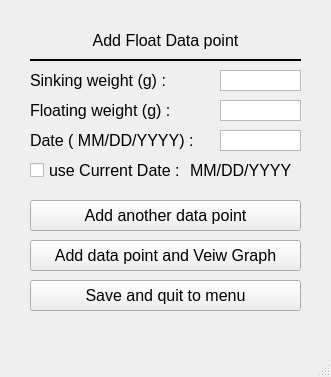
<?xml version="1.0" encoding="UTF-8"?>
<ui version="4.0">
 <class>MainWindow</class>
 <widget class="QMainWindow" name="MainWindow">
  <property name="geometry">
   <rect>
    <x>0</x>
    <y>0</y>
    <width>331</width>
    <height>377</height>
   </rect>
  </property>
  <property name="font">
   <font>
    <pointsize>12</pointsize>
   </font>
  </property>
  <property name="windowTitle">
   <string>MainWindow</string>
  </property>
  <widget class="QWidget" name="centralwidget">
   <widget class="QTextEdit" name="sinkingWeightTextBox">
    <property name="enabled">
     <bool>true</bool>
    </property>
    <property name="geometry">
     <rect>
      <x>220</x>
      <y>70</y>
      <width>81</width>
      <height>21</height>
     </rect>
    </property>
    <property name="verticalScrollBarPolicy">
     <enum>Qt::ScrollBarAlwaysOff</enum>
    </property>
   </widget>
   <widget class="QLabel" name="label">
    <property name="geometry">
     <rect>
      <x>30</x>
      <y>60</y>
      <width>171</width>
      <height>41</height>
     </rect>
    </property>
    <property name="font">
     <font>
      <pointsize>12</pointsize>
     </font>
    </property>
    <property name="text">
     <string>Sinking weight (g) :</string>
    </property>
   </widget>
   <widget class="QLabel" name="label_2">
    <property name="geometry">
     <rect>
      <x>30</x>
      <y>90</y>
      <width>151</width>
      <height>41</height>
     </rect>
    </property>
    <property name="text">
     <string>Floating weight (g) :</string>
    </property>
   </widget>
   <widget class="QTextEdit" name="floatingWeightTextBox">
    <property name="enabled">
     <bool>true</bool>
    </property>
    <property name="geometry">
     <rect>
      <x>220</x>
      <y>100</y>
      <width>81</width>
      <height>21</height>
     </rect>
    </property>
    <property name="verticalScrollBarPolicy">
     <enum>Qt::ScrollBarAlwaysOff</enum>
    </property>
   </widget>
   <widget class="QCheckBox" name="useCurrentDatecheckBox">
    <property name="geometry">
     <rect>
      <x>30</x>
      <y>160</y>
      <width>171</width>
      <height>20</height>
     </rect>
    </property>
    <property name="text">
     <string>use Current Date : </string>
    </property>
   </widget>
   <widget class="QLabel" name="label_3">
    <property name="geometry">
     <rect>
      <x>30</x>
      <y>120</y>
      <width>181</width>
      <height>41</height>
     </rect>
    </property>
    <property name="text">
     <string>Date ( MM/DD/YYYY) :</string>
    </property>
   </widget>
   <widget class="QTextEdit" name="dateTextBox">
    <property name="enabled">
     <bool>true</bool>
    </property>
    <property name="geometry">
     <rect>
      <x>220</x>
      <y>130</y>
      <width>81</width>
      <height>21</height>
     </rect>
    </property>
    <property name="verticalScrollBarPolicy">
     <enum>Qt::ScrollBarAlwaysOff</enum>
    </property>
   </widget>
   <widget class="QLabel" name="currentDateLabel">
    <property name="geometry">
     <rect>
      <x>190</x>
      <y>160</y>
      <width>121</width>
      <height>20</height>
     </rect>
    </property>
    <property name="text">
     <string>MM/DD/YYYY</string>
    </property>
   </widget>
   <widget class="QPushButton" name="pushButton">
    <property name="geometry">
     <rect>
      <x>30</x>
      <y>200</y>
      <width>271</width>
      <height>31</height>
     </rect>
    </property>
    <property name="text">
     <string>Add another data point</string>
    </property>
   </widget>
   <widget class="QPushButton" name="pushButton_2">
    <property name="geometry">
     <rect>
      <x>30</x>
      <y>240</y>
      <width>271</width>
      <height>31</height>
     </rect>
    </property>
    <property name="text">
     <string>Add data point and Veiw Graph</string>
    </property>
   </widget>
   <widget class="Line" name="line">
    <property name="geometry">
     <rect>
      <x>30</x>
      <y>50</y>
      <width>271</width>
      <height>20</height>
     </rect>
    </property>
    <property name="frameShadow">
     <enum>QFrame::Plain</enum>
    </property>
    <property name="lineWidth">
     <number>2</number>
    </property>
    <property name="orientation">
     <enum>Qt::Horizontal</enum>
    </property>
   </widget>
   <widget class="QLabel" name="label_4">
    <property name="geometry">
     <rect>
      <x>30</x>
      <y>30</y>
      <width>271</width>
      <height>20</height>
     </rect>
    </property>
    <property name="text">
     <string>Add Float Data point</string>
    </property>
    <property name="alignment">
     <set>Qt::AlignCenter</set>
    </property>
   </widget>
   <widget class="QPushButton" name="quitToMenuButton">
    <property name="geometry">
     <rect>
      <x>30</x>
      <y>280</y>
      <width>271</width>
      <height>31</height>
     </rect>
    </property>
    <property name="text">
     <string>Save and quit to menu</string>
    </property>
   </widget>
   <widget class="QLabel" name="isPointAddedLabel">
    <property name="geometry">
     <rect>
      <x>110</x>
      <y>10</y>
      <width>111</width>
      <height>20</height>
     </rect>
    </property>
    <property name="font">
     <font>
      <pointsize>10</pointsize>
     </font>
    </property>
    <property name="text">
     <string/>
    </property>
    <property name="alignment">
     <set>Qt::AlignCenter</set>
    </property>
   </widget>
  </widget>
  <widget class="QMenuBar" name="menubar">
   <property name="geometry">
    <rect>
     <x>0</x>
     <y>0</y>
     <width>331</width>
     <height>21</height>
    </rect>
   </property>
  </widget>
  <widget class="QStatusBar" name="statusbar"/>
 </widget>
 <tabstops>
  <tabstop>sinkingWeightTextBox</tabstop>
  <tabstop>floatingWeightTextBox</tabstop>
  <tabstop>dateTextBox</tabstop>
  <tabstop>useCurrentDatecheckBox</tabstop>
  <tabstop>quitToMenuButton</tabstop>
  <tabstop>pushButton</tabstop>
  <tabstop>pushButton_2</tabstop>
 </tabstops>
 <resources/>
 <connections/>
</ui>
